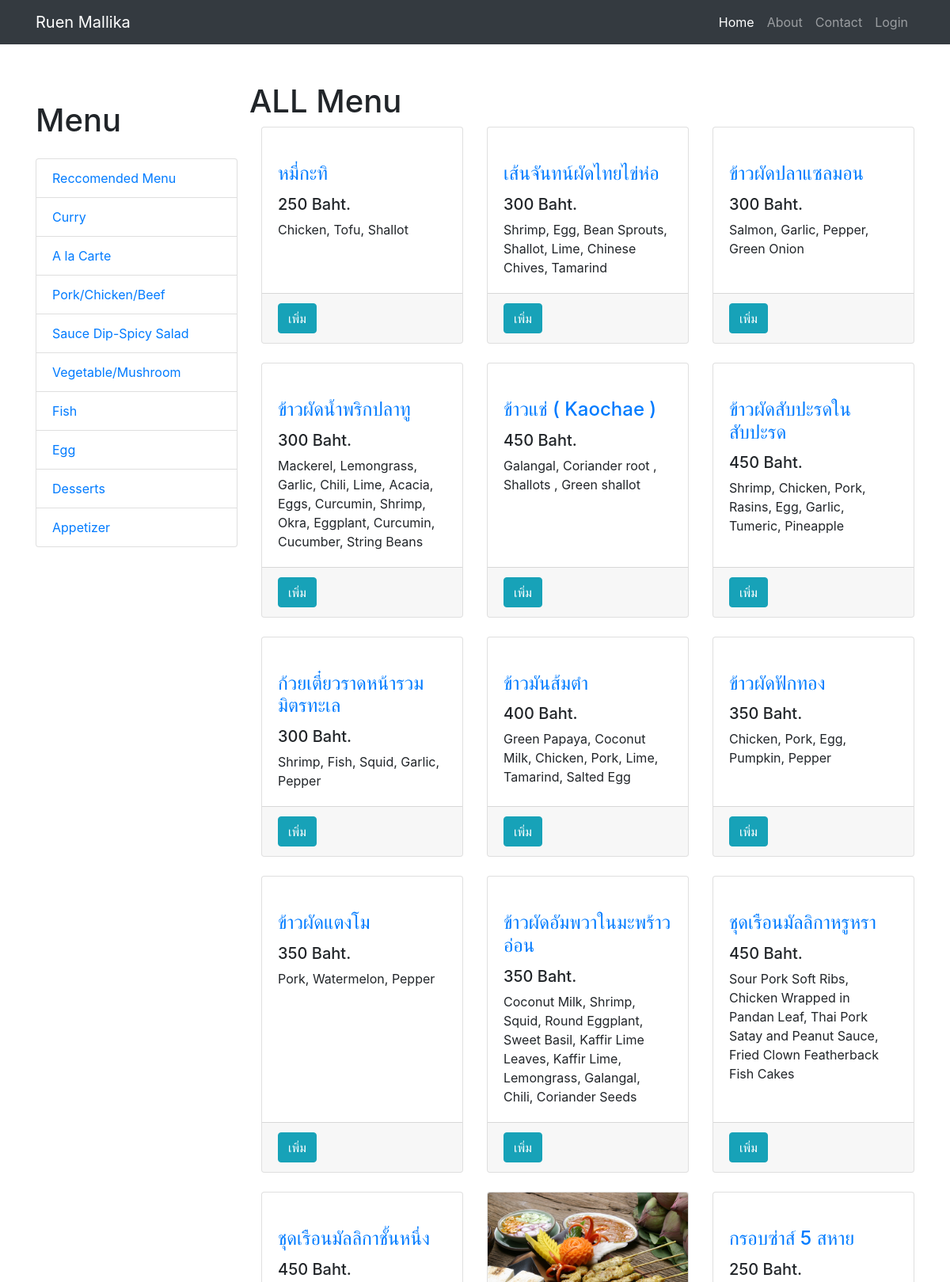
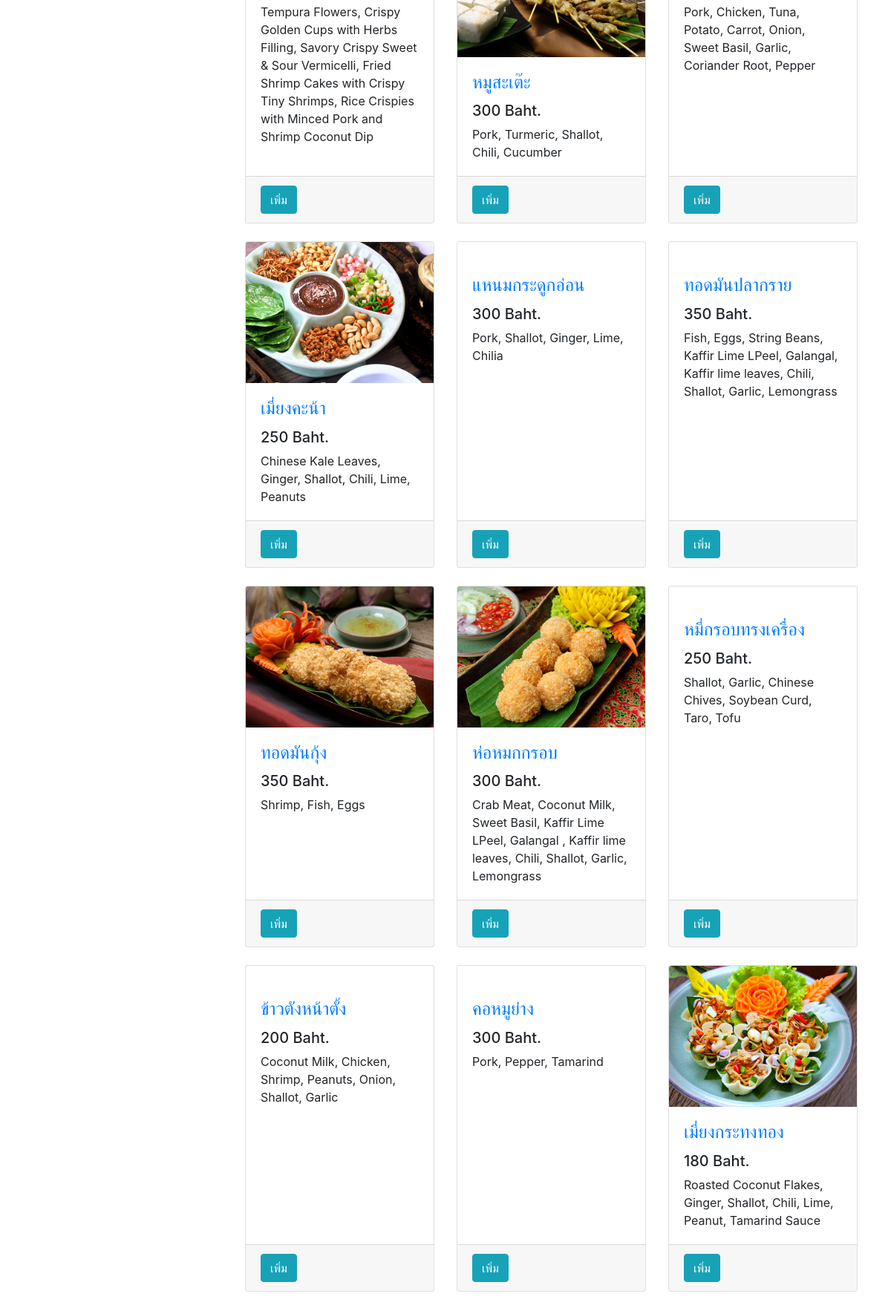
/code_web/index.php (upper part), run on the app's committed database (2 pictures, top to bottom).
### tables this page shows
CREATE TABLE Menu(
	menuId			CHAR(6) NOT NULL,
	typeId 			CHAR(3),
	menuTHname	VARCHAR(200),
	menuENname	VARCHAR(200),
	menuPrice	FLOAT(3),
	menuStatus	VARCHAR(20),
	menuDesc	VARCHAR(300),
	menuImg		VARCHAR(200),
	datesave 	DATETIME,

	CONSTRAINT Menu_pk PRIMARY KEY (menuId),
	CONSTRAINT menu_fk_type FOREIGN KEY(typeId)
		REFERENCES Type(typeId)
);

### code_web/index.php (the view, shortened to what this page needs)
<!DOCTYPE html>
<html lang="en">
<head>
  <?php include 'connect.php' ?>
  <?php include 'bar.php' ?>
  <?php $menu = $pdo->prepare("SELECT * FROM menu");
        $menu->execute(); ?>
</head>
<div class="container">
  <div class="row">
    <div class="col-lg-9">
      <div class="row">
        <br>
        <h1>ALL Menu</h1>
        <br>
      </div>
      <div class="row">
        <?php while ($mre = $menu->fetch()) { ?>
          <div class="col-lg-4 col-md-6 mb-4">
            <div class="card h-100">
              <a href="#"><img class="card-img-top" src="admin/menuimg/<?= $mre['menuImg'] ?>" alt=""></a>
              <div class="card-body">
                <h4 class="card-title">
                  <a href="#"><?= $mre['menuTHname'] ?></a>
                </h4>
                <h5><?= $mre['menuPrice'] ?> Baht.</h5>
                <p class="card-text"><?= $mre['menuDesc'] ?>
                </p>
              </div>
              <div class="card-footer">
                <?php echo "<a href='cart.php?m_id=$mre[menuId]&act=add' class='btn btn-info' role='button'>เพิ่ม</a>"; ?>
              </div>
            </div>
          </div>
        <?php } ?>
      </div>
    </div>
  </div>
</div>
</body>
</html>

### code_web/bar.php (shortened to what this page needs)
<html>
    <head>
        <link href="vendor/bootstrap/css/bootstrap.min.css" rel="stylesheet">
        <link href="css/shop-homepage.css" rel="stylesheet">
      </head>
      <body>
        <nav class="navbar navbar-expand-lg navbar-dark bg-dark fixed-top">
          <div class="container">
            <a class="navbar-brand" href="#">Ruen Mallika</a>
            <div class="collapse navbar-collapse" id="navbarResponsive">
              <ul class="navbar-nav ml-auto">
                <li class="nav-item active">
                  <a class="nav-link" href="index.php">Home
                  </a>
                </li>
                <li class="nav-item">
                  <a class="nav-link" href="#">About</a>
                </li>
                <li class="nav-item">
                  <a class="nav-link" href="#">Contact</a>
                </li>
                <li class="nav-item">
                  <?php if(!empty($_SESSION["username"])){ ?>
                    <a class="nav-link" href="login_logout.php">Logout</a>
                  <?php }else{ ?>
                  <a class="nav-link" href="login_member_index.php">Login</a>
                  <?php } ?>
                </li>
              </ul>
            </div>
          </div>
        </nav>
        <br>
        <br>
</html>

### code_web/css/shop-homepage.css (style rules this page uses)
body { padding-top: 56px; }

### data on the page
menu: menuTHname "หมี่กะทิ", menuPrice "250", menuDesc "Chicken, Tofu, Shallot"
menu: menuTHname "เส้นจันทน์ผัดไทยไข่ห่อ", menuPrice "300", menuDesc "Shrimp, Egg, Bean Sprouts, Shallot, Lime, Chinese Chives, Tamarind"
menu: menuTHname "ข้าวผัดปลาแซลมอน", menuPrice "300", menuDesc "Salmon, Garlic, Pepper, Green Onion"
menu: menuTHname "ข้าวผัดน้ำพริกปลาทู", menuPrice "300", menuDesc "Mackerel, Lemongrass, Garlic, Chili, Lime, Acacia, Eggs, Curcumin, Shrimp, Okra, Eggplant, Curcumin, Cucumber, String Beans"
menu: menuTHname "ข้าวแช่ ( Kaochae )", menuPrice "450", menuDesc "Galangal, Coriander root , Shallots , Green shallot"
menu: menuTHname "ข้าวผัดสับปะรดในสับปะรด", menuPrice "450", menuDesc "Shrimp, Chicken, Pork, Rasins, Egg, Garlic, Tumeric, Pineapple"
menu: menuTHname "ก้วยเตี๋ยวราดหน้ารวมมิตรทะเล", menuPrice "300", menuDesc "Shrimp, Fish, Squid, Garlic, Pepper"
menu: menuTHname "ข้าวมันส้มตำ", menuPrice "400", menuDesc "Green Papaya, Coconut Milk, Chicken, Pork, Lime, Tamarind, Salted Egg"
menu: menuTHname "ข้าวผัดฟักทอง", menuPrice "350", menuDesc "Chicken, Pork, Egg, Pumpkin, Pepper"
menu: menuTHname "ข้าวผัดแตงโม", menuPrice "350", menuDesc "Pork, Watermelon, Pepper"
menu: menuTHname "ข้าวผัดอัมพวาในมะพร้าวอ่อน", menuPrice "350", menuDesc "Coconut Milk, Shrimp, Squid, Round Eggplant, Sweet Basil, Kaffir Lime Leaves, Kaffir Lime, Lemongrass, Galangal, Chili, Coriander Seeds"
menu: menuTHname "ชุดเรือนมัลลิกาหรูหรา", menuPrice "450", menuDesc "Sour Pork Soft Ribs, Chicken Wrapped in Pandan Leaf, Thai Pork Satay and Peanut Sauce, Fried Clown Featherback Fish Cakes"
menu: menuTHname "ชุดเรือนมัลลิกาชั้นหนึ่ง", menuPrice "450", menuDesc "Tempura Flowers, Crispy Golden Cups with Herbs Filling, Savory Crispy Sweet & Sour Vermicelli, Fried Shrimp Cakes with Crispy Tiny Shrimps, Rice Crispies with Minced Pork and Shrimp Coconut Dip"
menu: menuImg (picture), menuTHname "หมูสะเต๊ะ", menuPrice "300", menuDesc "Pork, Turmeric, Shallot, Chili, Cucumber"
menu: menuTHname "กรอบซ่าส์ 5 สหาย", menuPrice "250", menuDesc "Pork, Chicken, Tuna, Potato, Carrot, Onion, Sweet Basil, Garlic, Coriander Root, Pepper"
menu: menuImg (picture), menuTHname "เมี่ยงคะน้า", menuPrice "250", menuDesc "Chinese Kale Leaves, Ginger, Shallot, Chili, Lime, Peanuts"
menu: menuTHname "แหนมกระดูกอ่อน", menuPrice "300", menuDesc "Pork, Shallot, Ginger, Lime, Chilia"
menu: menuTHname "ทอดมันปลากราย", menuPrice "350", menuDesc "Fish, Eggs, String Beans, Kaffir Lime LPeel, Galangal, Kaffir lime leaves, Chili, Shallot, Garlic, Lemongrass"
menu: menuImg (picture), menuTHname "ทอดมันกุ้ง", menuPrice "350", menuDesc "Shrimp, Fish, Eggs"
menu: menuImg (picture), menuTHname "ห่อหมกกรอบ", menuPrice "300", menuDesc "Crab Meat, Coconut Milk, Sweet Basil, Kaffir Lime LPeel, Galangal , Kaffir lime leaves, Chili, Shallot, Garlic, Lemongrass"
menu: menuTHname "หมี่กรอบทรงเครื่อง", menuPrice "250", menuDesc "Shallot, Garlic, Chinese Chives, Soybean Curd, Taro, Tofu"
menu: menuTHname "ข้าวตังหน้าตั้ง", menuPrice "200", menuDesc "Coconut Milk, Chicken, Shrimp, Peanuts, Onion, Shallot, Garlic"
menu: menuTHname "คอหมูย่าง", menuPrice "300", menuDesc "Pork, Pepper, Tamarind"
menu: menuImg (picture), menuTHname "เมี่ยงกระทงทอง", menuPrice "180", menuDesc "Roasted Coconut Flakes, Ginger, Shallot, Chili, Lime, Peanut, Tamarind Sauce"
